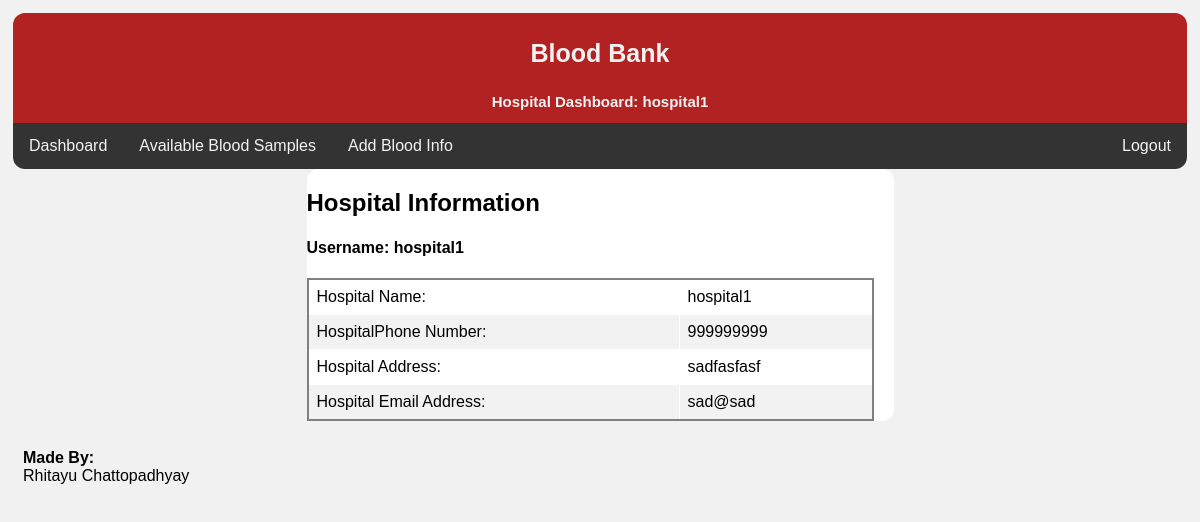
/hospital_info.php (signed in), run on the app's committed database.
### tables this page shows
CREATE TABLE `hospitals` (
  `username` varchar(50) NOT NULL,
  `hospital_name` varchar(50) NOT NULL,
  `hospital_phone_number` int(11) NOT NULL,
  `hospital_address` varchar(100) NOT NULL,
  `hospital_email_address` varchar(50) NOT NULL,
  PRIMARY KEY (`username`)
);

### hospital_info.php (called while the page is built, shortened)
<?php
	include('config.php');
	$username = $_SESSION['username'];
	$query_string = "select * from hospitals where username like '".$username."' ;";
	$result = $conn->query($query_string);
	$info_rows = $result->fetch_all();
	$name = $info_rows[0][1];
	$number= $info_rows[0][2];
	$address= $info_rows[0][3];
	$email= $info_rows[0][4];
?>
<?php
	include('templates/_header.php');
	include('templates/hospital_info.php');
	include('templates/_footer.php');
?>

### templates/hospital_info.php (the view, shortened to what this page needs)
<div class="header" style="padding: 1px">
			<h3> Blood Bank </h3>
			<h2 style = "font-size: 15px">Hospital Dashboard: <?php print_r($_SESSION['username'])?></h2>
	</div>
	<div class="topnav">
		<a href="hospital_dashboard.php">Dashboard</a>
		<a href="available_blood.php">Available Blood Samples</a>
		<a href="hospital_add_inventory.php">Add Blood Info</a>
		<a href="logout.php" style="float:right" value="submit">Logout</a>
	</div>
	<div class="row">
		<div class="leftcolumn" style="background-color: #f1f1f1">
		</div>
		<div class="leftcolumn"	style="width:50%">
			<table id="bloodbank" style="border-style:solid ; border-width:2px">
				<h2>Hospital Information</h2>
				<h4>Username: <?php echo $username?></h4>
				<tr>
					<td>Hospital Name:</td>
					<td><?php echo $name?></td>
				</tr>
				<tr>
					<td>HospitalPhone Number:</td>
					<td><?php echo $number?></td>
				</tr>
				<tr>
					<td>Hospital Address:</td>
					<td><?php echo $address?></td>
				</tr>
				<tr>
					<td>Hospital Email Address:</td>
					<td><?php echo $email?></b></td>
				</tr>
			</table>
		</div>
	</div>

### css/init.css (style rules this page uses)
* { box-sizing: border-box; }
body { font-family: Arial; padding: 5px; background: #f1f1f1; }
.row:after { content: ""; display: table; clear: both; }
.leftcolumn { float: left; width: 25%; padding-right: 20px; border-radius: 12px; background-color: #ffffff; }

### css/header.css (style rules this page uses)
.header { padding: 20px; text-align: center; background: #B22222; color: #f2f2f2; border-top-right-radius: 12px; border-top-left-radius: 12px; }
.header h2 { font-size: 20px; }
.header h3 { font-size: 25px; }
.header h2 { font-size: 10px; }

### css/navigation.css (style rules this page uses)
.topnav { overflow: hidden; background-color: #333; border-bottom-right-radius: 12px; border-bottom-left-radius: 12px; }
.topnav a { float: left; display: block; color: #f2f2f2; text-align: center; padding: 14px 16px; text-decoration: none; }

### css/table.css (style rules this page uses)
#bloodbank { font-family: Arial, Helvetica, sans-serif; border-collapse: collapse; width: 100%; }
#bloodbank td, #bloodbank th { border: 1px solid #fff; padding: 8px; }
#bloodbank tr:nth-child(even) { background-color: #f2f2f2; }

### data on the page
hospitals: hospital_name "hospital1", hospital_phone_number "999999999", hospital_address "sadfasfasf", hospital_email_address "sad@sad"

### other printed values
$username "hospital1"
